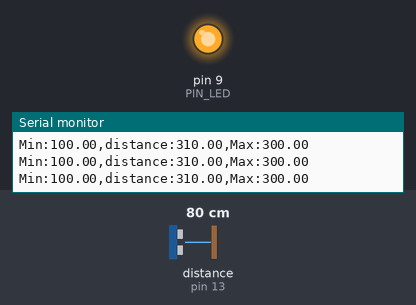
This sketch was run on a simulated Arduino Uno, built with avr-gcc and run on an emulated ATmega328P. Shown: output pins drawn as LEDs (lit = HIGH), the last lines printed to the serial monitor. Wiring (inferred from the names in the program): ultrasonic range finder: trigger pin 12; echo pin 13. Inputs (shaded band) come from the test bench; at power-on: distance to the obstacle (sensor on pin 13) 80 cm. The echo pulse lasts 58.3 µs per cm; pins used as bus, display or sensor lines are not drawn.

Above: at 1.2 s.
1.3 s: distance to the obstacle (sensor on pin 13) set to 18 cm
At 2.4 s:
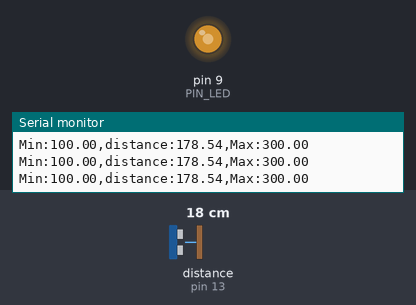
2.8 s: distance to the obstacle (sensor on pin 13) set to 2 cm
At 3.6 s:
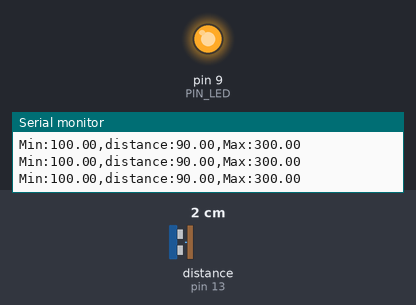
Timing chart, 0 to 5.8 s (numbered marks = the images above; inputs shaded):
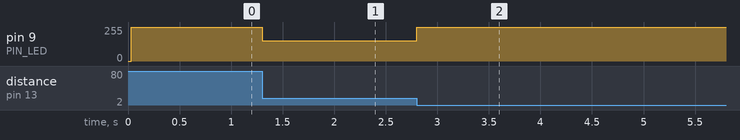

The sketch:

08_example_2.ino
```cpp
// Arduino 핀 설정
#define PIN_LED  9
#define PIN_TRIG 12   // 초음파 센서 TRIGGER
#define PIN_ECHO 13   // 초음파 센서 ECHO

// 설정 가능한 매개변수
#define SND_VEL 346.0     // 소리 속도 (24도에서, 단위: m/sec)
#define INTERVAL 25      // 샘플링 간격 (단위: msec)
#define PULSE_DURATION 10 // 초음파 펄스 지속 시간 (단위: usec)
#define _DIST_MIN 100.0   // 측정할 최소 거리 (단위: mm)
#define _DIST_MAX 300.0   // 측정할 최대 거리 (단위: mm)

#define TIMEOUT ((INTERVAL / 2) * 1000.0) // 최대 echo 대기 시간 (단위: usec)
#define SCALE (0.001 * 0.5 * SND_VEL) // 지속 시간을 거리로 변환하는 계수

unsigned long last_sampling_time;   // 단위: msec

void setup() {
  // GPIO 핀 초기화
  pinMode(PIN_LED, OUTPUT);
  pinMode(PIN_TRIG, OUTPUT);  // 초음파 TRIGGER
  pinMode(PIN_ECHO, INPUT);   // 초음파 ECHO
  digitalWrite(PIN_TRIG, LOW);  // 초음파 센서 끔

  // 시리얼 포트 초기화
  Serial.begin(57600);
}

void loop() {
  float distance;

  // 다음 샘플링 시간까지 대기
  if (millis() < (last_sampling_time + INTERVAL))
    return;

  distance = USS_measure(PIN_TRIG, PIN_ECHO); // 거리 측정

  if ((distance == 0.0) || (distance > _DIST_MAX)) {
    distance = _DIST_MAX + 10.0;    // 최대값 초과 설정
    analogWrite(PIN_LED, 255);      // LED 끔
  } else if (distance < _DIST_MIN) {
    distance = _DIST_MIN - 10.0;    // 최소값 미만 설정
    analogWrite(PIN_LED, 255);      // LED 끔
  } else {    // 설정된 범위 내일 때
    int brightness = calculateBrightness(distance);
    analogWrite(PIN_LED, brightness); // LED 밝기 조절
  }

  // 시리얼 포트에 거리 출력
  Serial.print("Min:");        Serial.print(_DIST_MIN);
  Serial.print(",distance:");  Serial.print(distance);
  Serial.print(",Max:");       Serial.print(_DIST_MAX);
  Serial.println("");

  // 마지막 샘플링 시간 업데이트
  last_sampling_time += INTERVAL;
}

// 초음파 센서에서 거리 읽기, 반환값은 mm 단위
float USS_measure(int TRIG, int ECHO)
{
  digitalWrite(TRIG, HIGH);
  delayMicroseconds(PULSE_DURATION);
  digitalWrite(TRIG, LOW);

  return pulseIn(ECHO, HIGH, TIMEOUT) * SCALE; // mm 단위로 반환
}

// 거리에 따른 LED 밝기 계산
int calculateBrightness(float distance) {
  if (distance <= 150.0) {
    return map(distance, _DIST_MIN, 150, 255, 128); // 100mm -> 꺼짐, 150mm -> 50% 밝기
  } else {
    return map(distance, 150, _DIST_MAX, 128, 255); // 150mm -> 50% 밝기, 300mm -> 꺼짐
  }
}
```

Measured:
- after the input at 1.3 s, pin 9 (PIN_LED): 255/255 → 151/255 at once
- after the input at 2.8 s, pin 9 (PIN_LED): 151/255 → 255/255 at once
